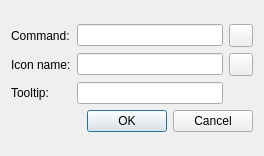
<?xml version="1.0" encoding="UTF-8"?>
<ui version="4.0">
 <class>LauncherSettings</class>
 <widget class="QDialog" name="LauncherSettings">
  <property name="geometry">
   <rect>
    <x>0</x>
    <y>0</y>
    <width>264</width>
    <height>156</height>
   </rect>
  </property>
  <property name="windowTitle">
   <string>Options</string>
  </property>
  <layout class="QVBoxLayout" name="verticalLayout_2">
   <item>
    <layout class="QVBoxLayout" name="verticalLayout">
     <item>
      <layout class="QGridLayout" name="gridLayout">
       <item row="1" column="0">
        <widget class="QLabel" name="label_icon">
         <property name="text">
          <string>Icon name:</string>
         </property>
        </widget>
       </item>
       <item row="0" column="1">
        <widget class="QLineEdit" name="command"/>
       </item>
       <item row="2" column="0">
        <widget class="QLabel" name="label_tooltip">
         <property name="text">
          <string>Tooltip:</string>
         </property>
        </widget>
       </item>
       <item row="0" column="2">
        <widget class="QToolButton" name="buttonCommand">
         <property name="text">
          <string/>
         </property>
        </widget>
       </item>
       <item row="1" column="1">
        <widget class="QLineEdit" name="icon"/>
       </item>
       <item row="0" column="0">
        <widget class="QLabel" name="label_command">
         <property name="text">
          <string>Command:</string>
         </property>
        </widget>
       </item>
       <item row="1" column="2">
        <widget class="QToolButton" name="buttonIcon">
         <property name="enabled">
          <bool>true</bool>
         </property>
        </widget>
       </item>
       <item row="2" column="1">
        <widget class="QLineEdit" name="tooltip"/>
       </item>
      </layout>
     </item>
     <item>
      <widget class="QDialogButtonBox" name="buttonBox">
       <property name="orientation">
        <enum>Qt::Horizontal</enum>
       </property>
       <property name="standardButtons">
        <set>QDialogButtonBox::Cancel|QDialogButtonBox::Ok</set>
       </property>
      </widget>
     </item>
    </layout>
   </item>
  </layout>
 </widget>
 <tabstops>
  <tabstop>command</tabstop>
  <tabstop>buttonCommand</tabstop>
  <tabstop>icon</tabstop>
  <tabstop>buttonIcon</tabstop>
  <tabstop>tooltip</tabstop>
  <tabstop>buttonBox</tabstop>
 </tabstops>
 <resources/>
 <connections>
  <connection>
   <sender>buttonBox</sender>
   <signal>accepted()</signal>
   <receiver>LauncherSettings</receiver>
   <slot>accept()</slot>
   <hints>
    <hint type="sourcelabel">
     <x>248</x>
     <y>254</y>
    </hint>
    <hint type="destinationlabel">
     <x>157</x>
     <y>274</y>
    </hint>
   </hints>
  </connection>
  <connection>
   <sender>buttonBox</sender>
   <signal>rejected()</signal>
   <receiver>LauncherSettings</receiver>
   <slot>reject()</slot>
   <hints>
    <hint type="sourcelabel">
     <x>316</x>
     <y>260</y>
    </hint>
    <hint type="destinationlabel">
     <x>286</x>
     <y>274</y>
    </hint>
   </hints>
  </connection>
 </connections>
</ui>
